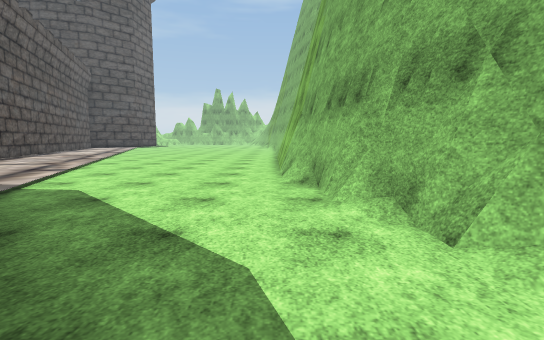
[1] (above)

17 first-person views from a walk through a Unity game level. The camera is 1.4 m above the floor, tilts 6° down and sees 85° across. The floor is counted in squares, 2 m on a side. Each view is taken from the middle of a square. On the plan, view 1 faces up. The plan holds only what a view shows up to about 10 squares ahead; the rest is blank. The place goes on beyond the plan. Some surface patterns are stand-ins.

[2]
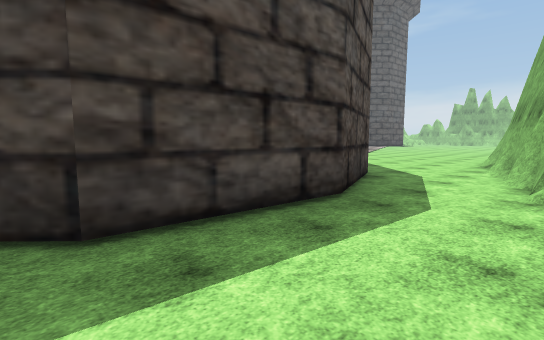

[3]
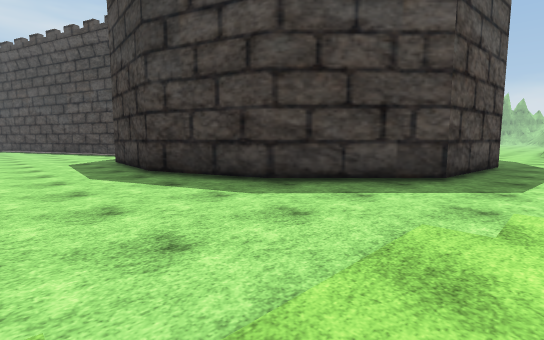

[4]
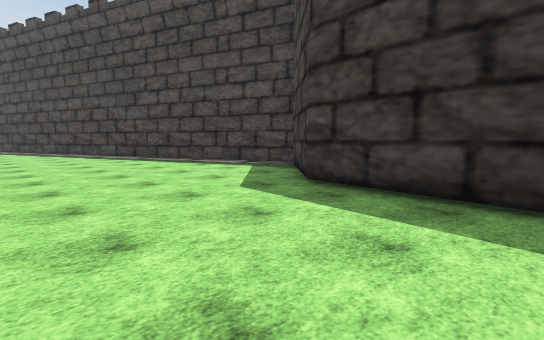

[5]
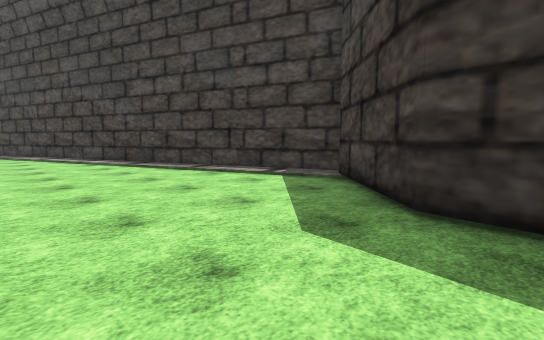

[6]
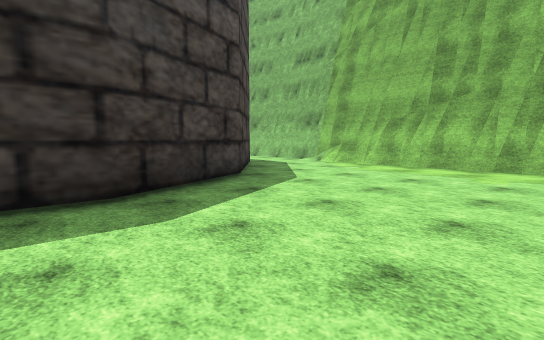

[7]
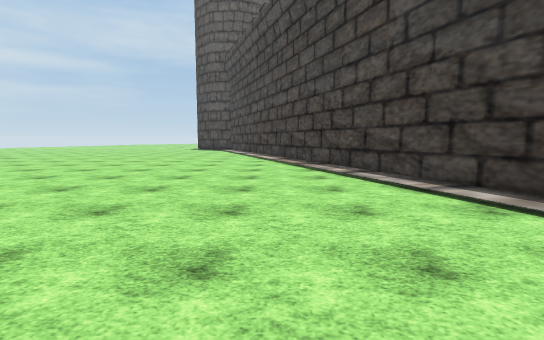

[8]
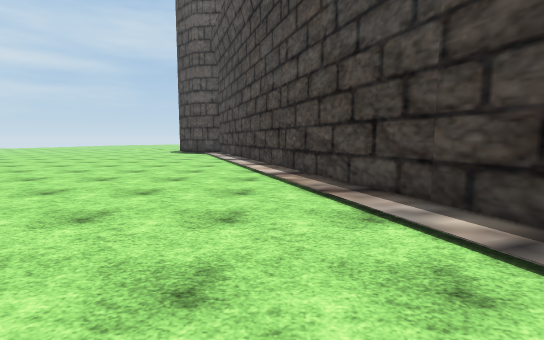

[9]
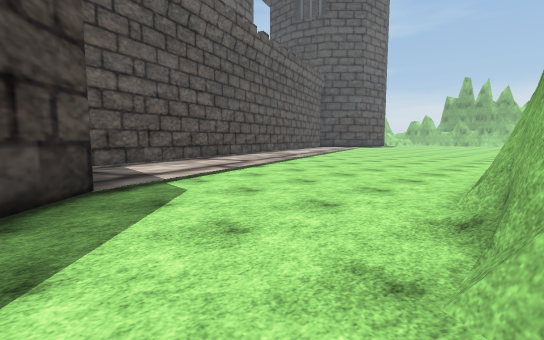

[10]
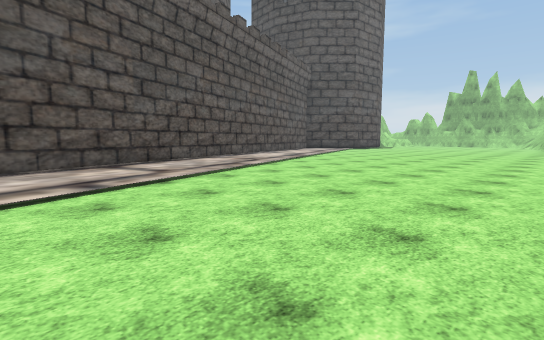

[11]
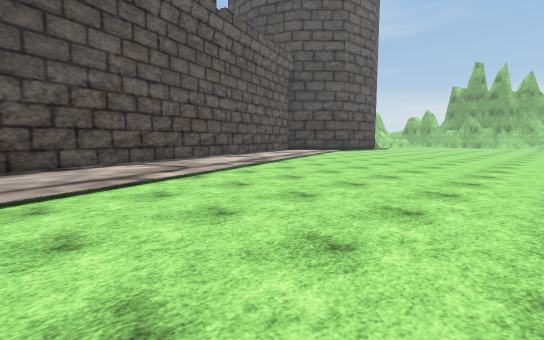

[12]
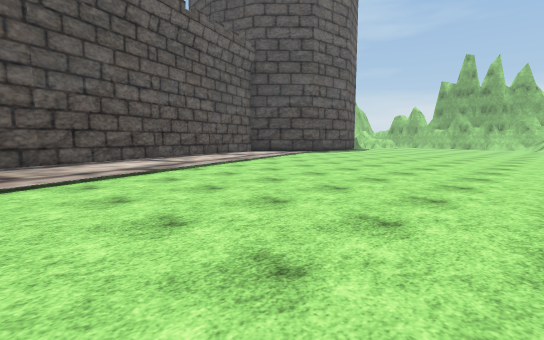

[13]
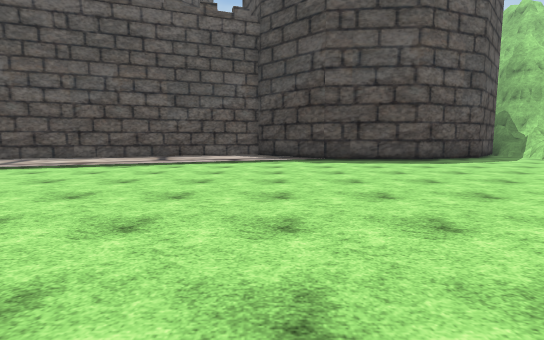

[14]
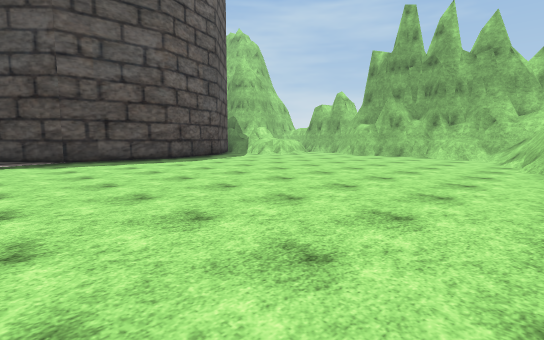

[15]
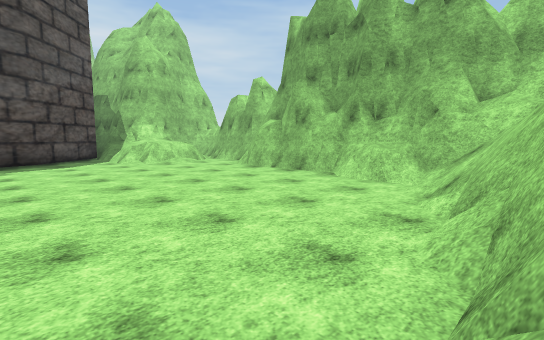

[16]
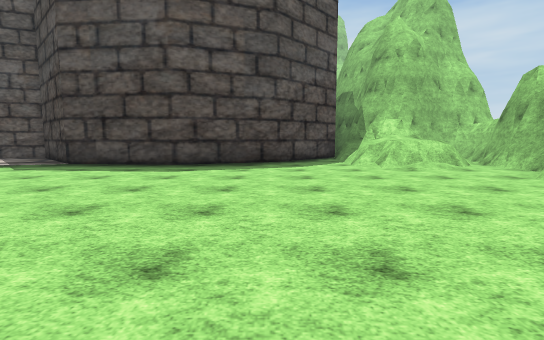

[17]
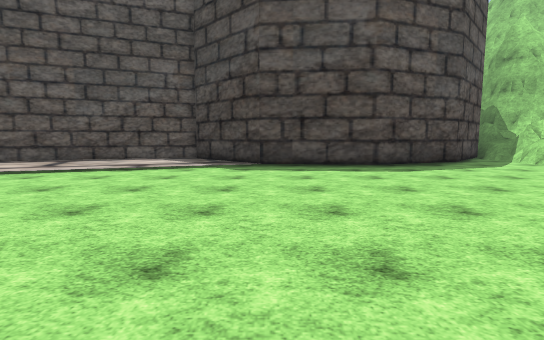

### Floor plan
Key: @ floor where view 1 was taken; # wall or solid block; . floor; / step, stairs or slope; = window, fence, low wall or low ledge.
Columns run from 27 left of view 1 to 2 right of it. Each row starts with its distance up from view 1.
 35               ######  #####
 34               #= ..########
 33               #=#=.....=//#
 32               ##==......./#
 31               #........../#
 30               ##..........#
 29                #..........#
 28                ##........./
 27                 #........./
 26                 #........./
 25                 #..........
 24                ##..........
 23               ##...........
 22               #../.........
 21               #../.........
 20               #.../........
 19               ##../........
 18                #...........
 17                #.../.......
 16                ##../.......
 15                 #........../
 14                 #.../....../
 13                 ##../....../
 12                  #........./
 11                  #.../...../
 10                  ##../......#
  9                   #.../.....#
  8                   ##../.....#
  7                    #........#
  6                    #.../....#
  5                    ##../....#
  4                     #.......#
  3                         #...##
  2                         ##...#
  1                          ##..#
  0                           #@.#
 -1                           #../
 -2                           #../
 -3                           #../
 -4                           #../
 -5               #####      ##../
 -6            ####//.##    ##...#
 -7         ####./.....######....#
 -8       ###.//.................#
 -9    ####//....................#
-10 ####//.......................#
-11 #./..........................#

Where each view was taken, in squares from view 1:
view 1: 0 up, 0 right, facing up
view 2: 5 down, 2 right, facing up-left
view 3: 10 down, 1 right, facing up-left
view 4: 11 down, 5 left, facing up-left
view 5: 10 down, 7 left, facing up-left
view 6: 11 down, 6 left, facing up-right
view 7: 10 down, 13 left, facing left
view 8: 10 down, 17 left, facing left
view 9: 2 up, 1 right, facing up-left
view 10: 5 up, 0 right, facing up-left
view 11: 8 up, 1 left, facing up-left
view 12: 11 up, 1 left, facing up-left
view 13: 22 up, 1 left, facing left
view 14: 22 up, 1 left, facing up-left
view 15: 28 up, 1 left, facing up-left
view 16: 29 up, 3 left, facing left
view 17: 24 up, 3 left, facing left
